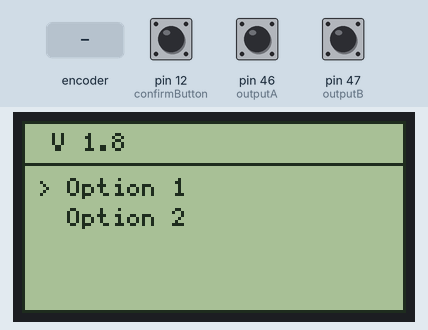
This sketch was run on a simulated Arduino Mega 2560, built with avr-gcc and run on an emulated ATmega2560. On the bench: 128×64 one-colour display. The test bench sets the inputs (shaded band); at power-on: pin 12 (confirmButton) HIGH, pin 46 (outputA) HIGH, pin 47 (outputB) HIGH. What the sketch prints to the serial monitor is not drawn.

Above: at 1.2 s.
1.3 s: pin 12 (confirmButton) pulled LOW for 1 s
At 2.5 s:
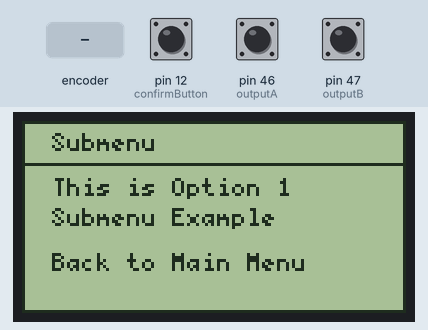
3.8 s: rotary encoder on pin 46 (outputA) / pin 47 (outputB) turned 3 steps (first pin leading)
At 5.6 s:
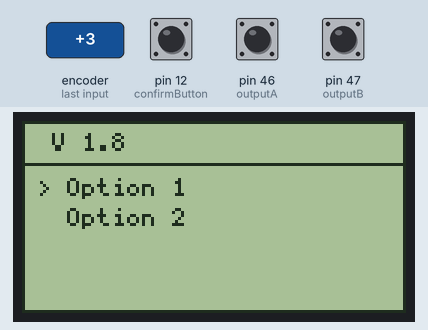
5.9 s: pin 12 (confirmButton) pulled LOW for 0.25 s
At 7.8 s:
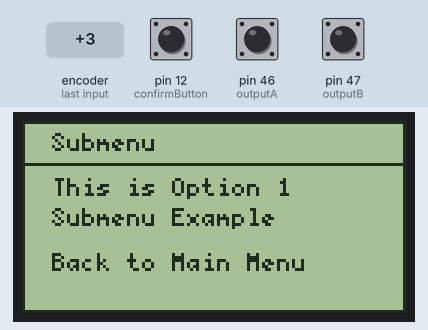
Timing chart, 0 to 9.3 s (numbered marks = the images above; inputs shaded):
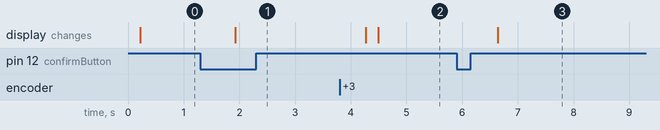

The sketch:

menu.ino
```cpp
#include <U8glib.h>

#define outputA 46
#define outputB 47
#define confirmButton 12

int counter = 0;
int aState;
int aLastState;
int menuOption = 0;
bool inSubMenu = false;

U8GLIB_ST7920_128X64_1X u8g(51, 52, 53, 6);

void drawMenu();
void drawSubMenu();
void handleEncoder();
void handleConfirmButton();

void setup() {
  pinMode(outputA, INPUT);
  pinMode(outputB, INPUT);
  pinMode(confirmButton, INPUT_PULLUP);
  Serial.begin(9600);
  aLastState = digitalRead(outputA);
  u8g.setFont(u8g_font_unifont);
}

void loop() {
  handleEncoder();
  handleConfirmButton();
  if (inSubMenu) {
    drawSubMenu();
  } else {
    drawMenu();
  }
}

void drawMenu() {
  u8g.firstPage();
  do {
    u8g.setFont(u8g_font_5x7);


    u8g.drawStr(10, 10, "V 1.8");


    u8g.drawLine(0, 14, 127, 14);
    u8g.drawLine(0, 0, 127, 0);
    u8g.drawLine(0, 0, 0, 64);
    u8g.drawLine(0, 63, 127, 63);
    u8g.drawLine(127, 0, 127, 63);


    switch (menuOption) {
      case 0:
        u8g.drawStr(5, 25, "> Option 1");
        u8g.drawStr(5, 35, "  Option 2");
        break;
      case 1:
        u8g.drawStr(5, 25, "  Option 1");
        u8g.drawStr(5, 35, "> Option 2");
        break;
      default:
        break;
    }
  } while (u8g.nextPage());
}

void drawSubMenu() {
  u8g.firstPage();
  do {
    u8g.setFont(u8g_font_5x7);


    u8g.drawStr(10, 10, "Submenu");


    u8g.drawLine(0, 14, 127, 14);
    u8g.drawLine(0, 0, 127, 0);
    u8g.drawLine(0, 0, 0, 64);
    u8g.drawLine(0, 63, 127, 63);
    u8g.drawLine(127, 0, 127, 63);


    u8g.drawStr(10, 25, "This is Option 1");
    u8g.drawStr(10, 35, "Submenu Example");
    u8g.drawStr(10, 50, "Back to Main Menu");
  } while (u8g.nextPage());
}

void handleEncoder() {
  aState = digitalRead(outputA);
  if (aState != aLastState) {
    if (digitalRead(outputB) != aState) {
      counter++;
    } else {
      counter--;
    }

    if (counter > 1) {
      counter = 0;
    } else if (counter < 0) {
      counter = 1;
    }

    if (counter != menuOption) {
      menuOption = counter;
      Serial.print("Selected Option: ");
      Serial.println(menuOption);

      if (inSubMenu) {
        inSubMenu = false;
      }
    }
  }
  aLastState = aState;
}

void handleConfirmButton() {
  if (digitalRead(confirmButton) == LOW) {

    switch (menuOption) {
      case 0:
        if (inSubMenu) {

          Serial.println("Submenu Option 1 selected!");
        } else {

          inSubMenu = true;
        }
        break;
      case 1:

        Serial.println("Option 2 confirmed!");
        break;
      default:
        break;
    }
    delay(200);
  }
}
```

Measured:
- after the input at 1.3 s, the display: changes after 0.62 s (image 1)
- after the input at 3.8 s, the display: first changes after 0.47 s (image 2 shows a later state)
- after the input at 5.9 s, the display: changes after 0.74 s (image 3)
